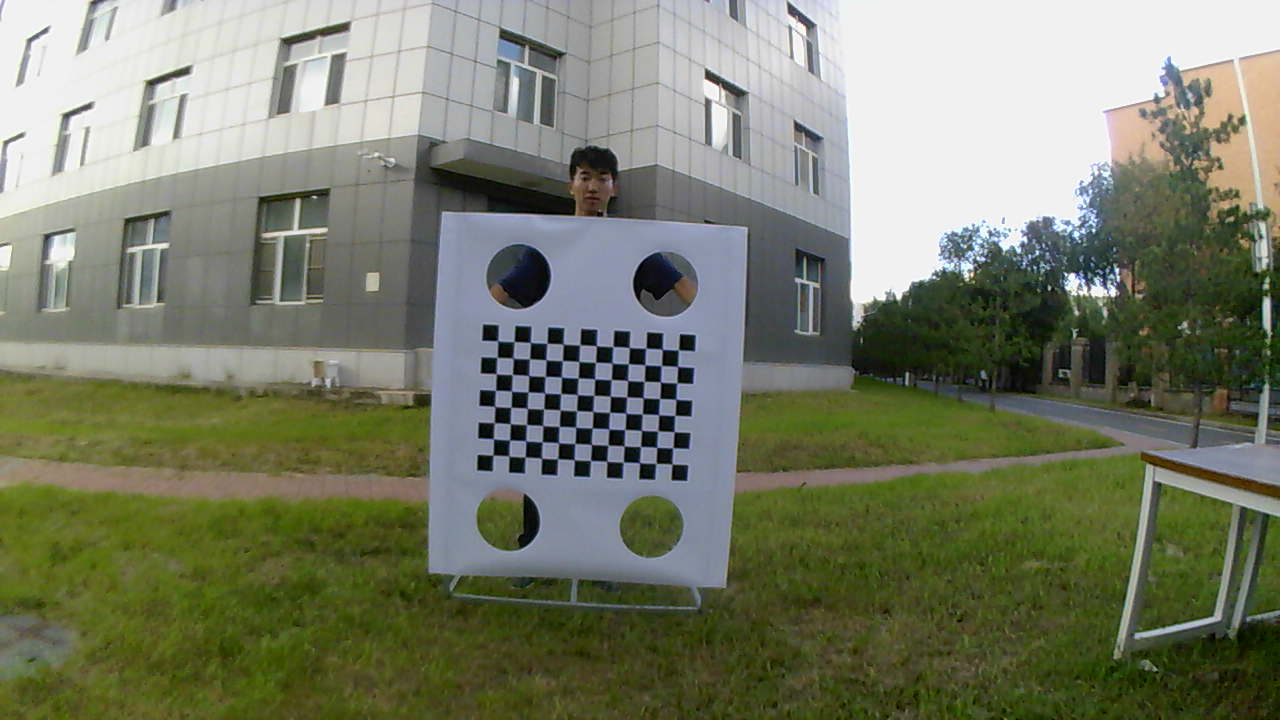
#> input picture camera2camera/datasets_3/camera1/01.jpg, 1280 x 720 px; its folder holds 5 pictures in this run
$ python joint_camera_calibration_tmp.py   (older library calls are emulated)
#> lines starting #> are read from the running program, lines starting #| are printed output that depends on the picture; after the words box and inside, x2 and y2 are one past the last pixel; in counts of white or black regions, pixels touching at a corner belong together
import numpy as np
import cv2
import glob
import math

# termination criteria
criteria = (cv2.TERM_CRITERIA_EPS + cv2.TERM_CRITERIA_MAX_ITER, 30, 0.001)
# size of borad
# board_size = (7, 6)
board_size = (12, 8)
# board_size = (8, 6)
h, w = board_size
numer_of_conners = h*w

# [4 lines of commented-out code are left out]
camera1_calibration_images_path = 'datasets_3/camera1/*.jpg'


# [4 lines of commented-out code are left out]
camera2_calibration_images_path = 'datasets_3/camera2/*.jpg'

# [9 lines of commented-out code are left out]

reproject_img_path = 'datasets_3/camera1/10.jpg' #  image of camera1 is the same time captured as camera2
camera2_img_path = 'datasets_3/camera2/10.jpg' #  image of camera2 is the same time captured as camera1

# prepare object points, like (0,0,0), (1,0,0), (2,0,0) ...,(6,5,0)...
objp = np.zeros((numer_of_conners,3), np.float32)
objp[:,:2] = np.mgrid[0:h,0:w].T.reshape(-1,2)


# Arrays to store object points and image points from all the images.
objpoints1 = [] # Camera1 3d point in real world space
imgpoints1 = [] # Camera1 2d points in image plane.
objpoints2 = [] # Camera2 3d point in real world space
imgpoints2 = [] # Camera2 2d points in image plane.


# Camera1 calibration
images1 = glob.glob(camera1_calibration_images_path)
print(images1)
# print(len(images1))
for fname in images1:
    img = cv2.imread(fname)
#> img is the input picture: shape (720, 1280, 3); mean B, G, R 104.7, 125.1, 120.5
    gray = cv2.cvtColor(img,cv2.COLOR_BGR2GRAY)
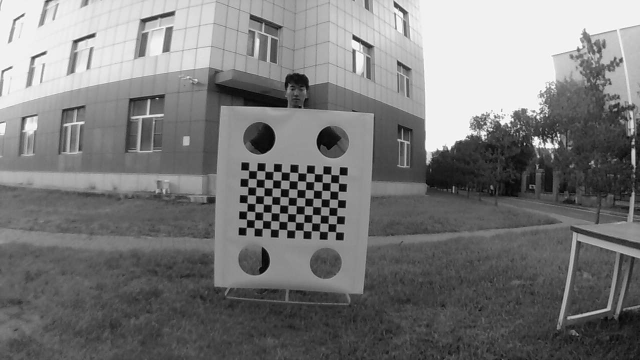
#> gray: shape (720, 1280) (shown at 1/2 size); min 0, max 255, mean 121.4

    # Find the chess board corners
    ret, corners = cv2.findChessboardCorners(gray, (h,w),None)
#> ret = True; corners = 96 rows, first 8: [497.5, 340.3], [514.2, 341.5], [530.3, 342.3], [547, 343.4], [563.2, 344.3], [580, 344.7], [596.3, 345.6], [613, 346.7]

    # If found, add object points, image points (after refining them)
    if ret == True:
        objpoints1.append(objp)

        corners2 = cv2.cornerSubPix(gray,corners,(11,11),(-1,-1),criteria)
#> corners2 = 96 rows, first 8: [497.8, 340.9], [514.1, 341.6], [530.4, 342.5], [547, 343.3], [563.2, 344.1], [579.8, 344.8], [596.5, 345.7], [612.8, 346.6]
        imgpoints1.append(corners2)

        # Draw and display the corners
        img = cv2.drawChessboardCorners(img, (h,w), corners2,ret)
#> img: shape (720, 1280, 3); 1.58% of pixels changed, all inside (x1, y1, x2, y2) = (487, 335, 685, 471)
        cv2.imshow("img",img)
        cv2.waitKey(0)


ret1, mtx1, dist1, rvecs1, tvecs1 = cv2.calibrateCamera(objpoints1, imgpoints1, gray.shape[::-1],None,None)


# Camera2 calibration
images2 = glob.glob(camera2_calibration_images_path)
print(images2)
for fname in images2:
    img = cv2.imread(fname)
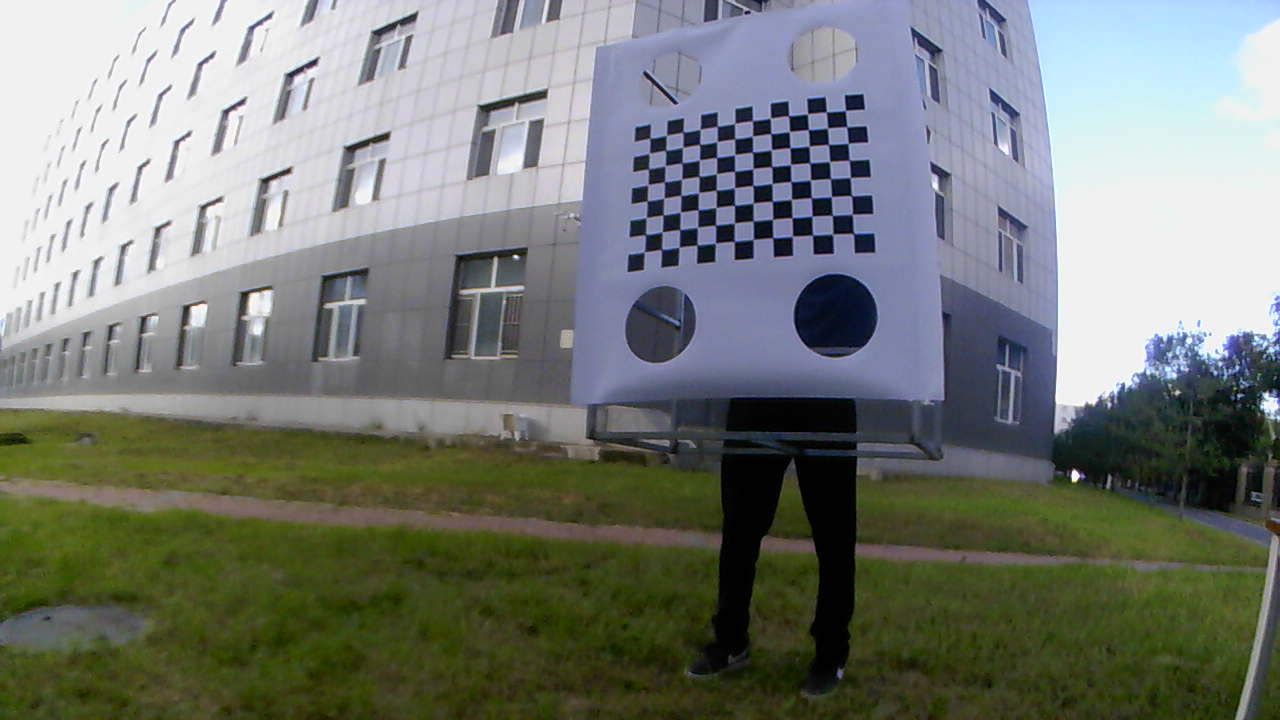
#> input picture camera2camera/datasets_3/camera2/10.jpg, 1280 x 720 px
#> img is the input picture: shape (720, 1280, 3); mean B, G, R 117, 123.3, 118.5
    gray = cv2.cvtColor(img,cv2.COLOR_BGR2GRAY)

    # Find the chess board corners
    ret, corners = cv2.findChessboardCorners(gray, (h,w),None)

    # If found, add object points, image points (after refining them)
    if ret == True:

        objpoints2.append(objp)
        corners2 = cv2.cornerSubPix(gray,corners,(11,11),(-1,-1),criteria)
        imgpoints2.append(corners2)

        # Draw and display the corners
        img = cv2.drawChessboardCorners(img, (h,w), corners2,ret)
#> img: shape (720, 1280, 3); 1.65% of pixels changed, all inside (x1, y1, x2, y2) = (638, 105, 860, 259)
        cv2.imshow("img",img)
        cv2.waitKey(10)

ret2, mtx2, dist2, rvecs2, tvecs2 = cv2.calibrateCamera(objpoints2, imgpoints2, gray.shape[::-1],None,None)
# print(rvecs2)
# print(tvecs2)


# camera2 board world points
camera2_objp = objp
# [7 lines of commented-out code are left out]

index1 = -1 # seek camera1 image's order in images1
index2 = -1 # seek camera2 image's order in images2, and camera2 image is the same time captured as camera1 image

# seek the index of index1 of images1
for i in range(len(images1)):
    if images1[i] == reproject_img_path:
        index1 = i
        break
print("index1:", index1)
# seek the index of index2 of images2
for i in range(len(images2)):
    if images2[i] == camera2_img_path:
        index2 = i
        break
print("index2:", index2)

#get camera2_to_board R
camera2_R ,_ = cv2.Rodrigues(rvecs2[index2])
#world points reject to camera2 corrdinate axis
camera2_camera_coordinate_points = camera2_R.dot(camera2_objp.T) + tvecs2[index2]
camera2_camera_coordinate_points = camera2_camera_coordinate_points.T
# print(camera2_R.shape)
# print(camera2_objp.shape)
# print(camera2_camera_coordinate_points)

# Function to draw the axis
# Draw axis function can also be used.
# [6 lines left out: function drawline, not called in this run]
def drawpoints(img, corners, imgpts):
    imgpts = imgpts.astype(np.int)
    corners = corners.astype(np.int)
    for i in range(numer_of_conners):
        img = cv2.circle(img, imgpts[i].ravel(), 2, (255, 255, 0), 2) # camera2
        img = cv2.circle(img, corners[i].ravel(), 1, (0, 0, 255), 2) # camera1
    return img

# axis = np.float32([[3,0,0], [1,3,0], [0,0,-3]]).reshape(-1,3)
# axis = np.float32([[2,0,0], [1,1,0], [1,0,-1]]).reshape(-1,3)
axis = objp
#axis1:camera1 world points
axis1 = axis.T
#axis2:camera2 corrdinate axis points
axis2 = camera2_R.dot(axis.T) + tvecs2[index2]

camera2_to_camera1_R = np.zeros((3,3))
rvecs = np.zeros((3,1))
tvecs = np.zeros((3,1))


# calibrate camera1 and camera2
for fname in glob.glob(reproject_img_path):

    img = cv2.imread(fname)
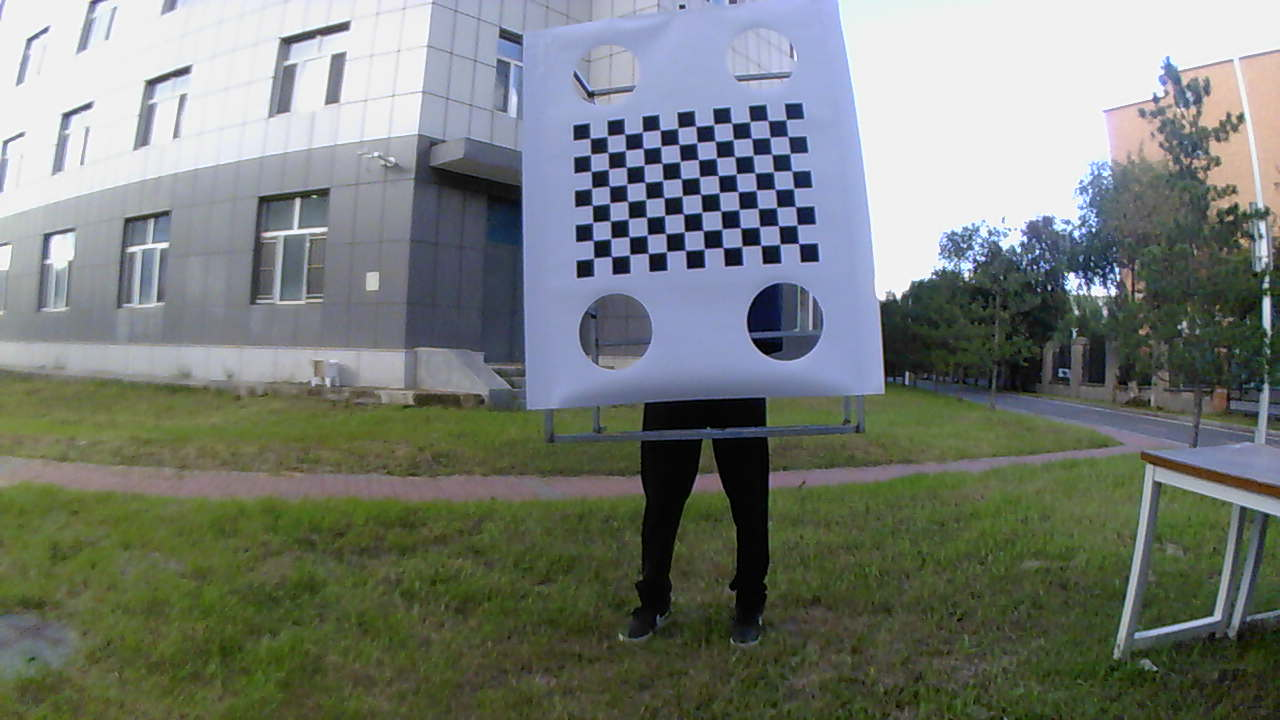
#> input picture camera2camera/datasets_3/camera1/10.jpg, 1280 x 720 px
#> img is the input picture: shape (720, 1280, 3); mean B, G, R 117.4, 123.9, 118
    gray = cv2.cvtColor(img, cv2.COLOR_BGR2GRAY)
    ret, corners = cv2.findChessboardCorners(gray, (h,w),None)

    if ret == True:
        corners_pnp = cv2.cornerSubPix(gray, corners, (11,11),(-1,-1), criteria)
        # global camera2_to_camera1_R
        # global rvecs
        # global tvecs
        # Find the rotation and translation vectors.
        _, rvecs, tvecs, inliers = cv2.solvePnPRansac(camera2_camera_coordinate_points, corners_pnp, mtx1, dist1)
        # get R of camera2 to camera1
        camera2_to_camera1_R ,_ = cv2.Rodrigues(rvecs)
        print("R:")
        print(camera2_to_camera1_R)
        print("T")
        print(tvecs)

        # print(camera2_to_camera1_R)
        # project 3D points to image plane
        # imgpts, jac = cv2.projectPoints(axis, rvecs, tvecs, mtx1, dist1)

        # project to camera1 corrdinate axis
        imgpts, jac = cv2.projectPoints(camera2_camera_coordinate_points, rvecs, tvecs, mtx1, dist1)
        # imgpts.astype(int)
        print("board_to_camera1 pixel coordiante axis points :")
        print(corners_pnp)
        print("camera2_to_camera1 pixel coordiante axis points :")
        print(imgpts)
        # [6 lines of commented-out code are left out]
        reproject_error = 0
        for i in range(corners_pnp.shape[0]):
            reproject_error = reproject_error + math.sqrt(np.sum((corners_pnp[i][0]-imgpts[i][0])*(corners_pnp[i][0]-imgpts[i][0])))

        # calculate the points of camera1 corrdinate axis
        camera1_R ,_ = cv2.Rodrigues(rvecs1[index1])
        camera1_camera_coordinate_points = camera1_R.dot(axis1) + tvecs1[index1]
        camera2_to_camera1_coordinate_points = camera2_to_camera1_R.dot(axis2) + tvecs

        camera1_camera_coordinate_points_standard = camera1_camera_coordinate_points.T
        camera2_to_camera1_coordinate_points_standard = camera2_to_camera1_coordinate_points.T

        print("No standard camera coordinate :")
        print("board to camera1 coordinate axis points")
        print(camera1_camera_coordinate_points.T)
        print("board to camera2 to camera1 coordinate axis points")
        print(camera2_to_camera1_coordinate_points.T)

        # error of theta and error of sub
        error_theta = np.zeros((numer_of_conners,1),dtype=np.float64)
        error_distance = np.zeros((numer_of_conners,1))
        error_sub = 0

        # standardization
        for i in range(numer_of_conners):
            camera1_camera_coordinate_points_standard[i][0] = camera1_camera_coordinate_points_standard[i][0] / camera1_camera_coordinate_points_standard[i][2]
            camera1_camera_coordinate_points_standard[i][1] = camera1_camera_coordinate_points_standard[i][1] / camera1_camera_coordinate_points_standard[i][2]
            camera1_camera_coordinate_points_standard[i][2] = 1
            camera2_to_camera1_coordinate_points_standard[i][0] = camera2_to_camera1_coordinate_points_standard[i][0] / camera2_to_camera1_coordinate_points_standard[i][2]
            camera2_to_camera1_coordinate_points_standard[i][1] = camera2_to_camera1_coordinate_points_standard[i][1] / camera2_to_camera1_coordinate_points_standard[i][2]
            camera2_to_camera1_coordinate_points_standard[i][2] = 1
            error_sub = error_sub + max(camera1_camera_coordinate_points_standard[i][0]/camera2_to_camera1_coordinate_points_standard[i][0], camera2_to_camera1_coordinate_points_standard[i][0]/camera1_camera_coordinate_points_standard[i][0])
            error_sub = error_sub + max(camera1_camera_coordinate_points_standard[i][1]/camera2_to_camera1_coordinate_points_standard[i][1], camera2_to_camera1_coordinate_points_standard[i][1]/camera1_camera_coordinate_points_standard[i][1])

        print("Standard camera corrdinate :")
        print("board to camera1 pixel coordinate axis points")
        print(camera1_camera_coordinate_points_standard)
        print("board to camera2 to camera1 pixel coordinate axis points")
        print(camera2_to_camera1_coordinate_points_standard)

        # calculate the  error of theta
        for i in range(numer_of_conners):
            a = np.array([camera1_camera_coordinate_points_standard[i][0], camera1_camera_coordinate_points_standard[i][1]], dtype=float)
            b = np.array([camera2_to_camera1_coordinate_points_standard[i][0], camera2_to_camera1_coordinate_points_standard[i][1]], dtype=float)
            cos_ = np.dot(a,b)/a.dot(b.T)
            sin_ = np.cross(a,b)/a.dot(b.T)
            arctan2_ = np.arctan2(sin_, cos_)
            error_theta[i][0] = abs(arctan2_*180/np.pi)

        print("reproject_error:")
        print(reproject_error/numer_of_conners)
        print("error_theta:")
        print(error_theta)
        print("error_sub:")
        print(error_sub/numer_of_conners)

        img = drawpoints(img, corners_pnp, imgpts)
#> after the loop in drawpoints, `for i in range(numer_of_conners):`:
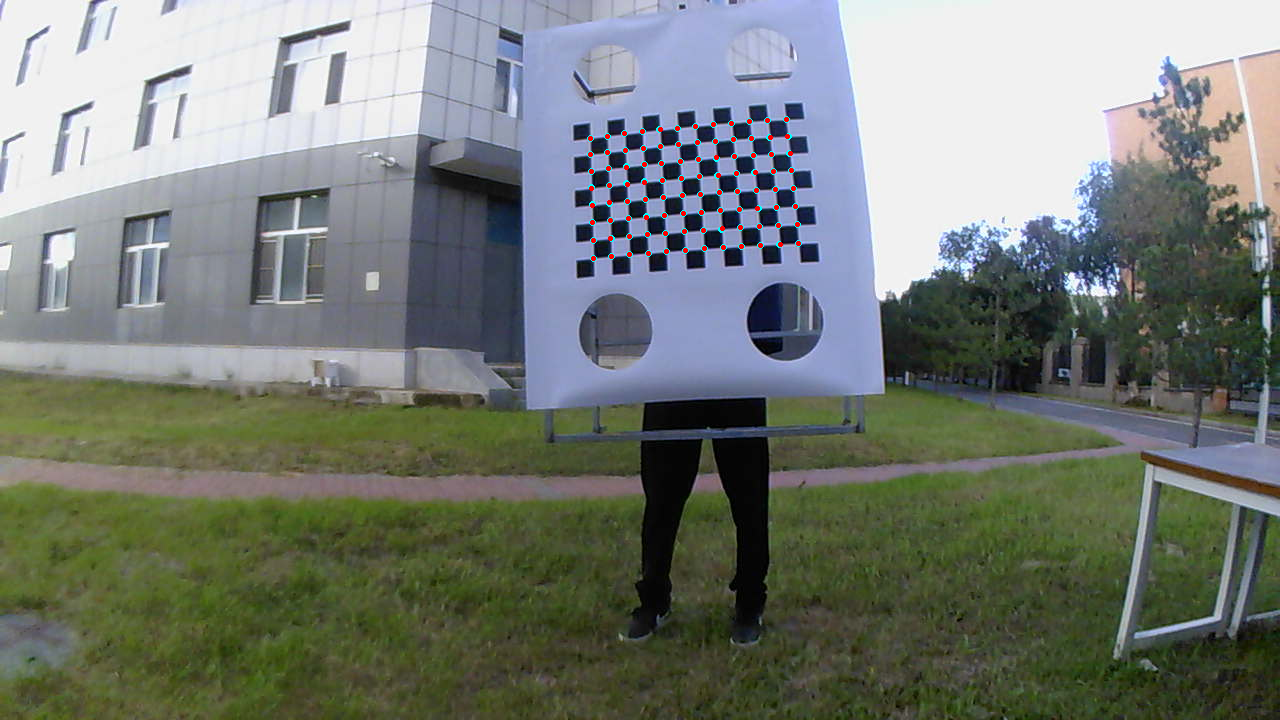
#> img: shape (720, 1280, 3); mean B, G, R 117.3, 123.9, 118.2
        cv2.imshow("img", img)
        cv2.waitKey(10)

picture_reproject = np.zeros((len(images1), 1))
picture_theta = np.zeros((len(images1), 1))
picture_distance = np.zeros((len(images1), 1))
picture_sub = np.zeros((len(images1), 1))


for index in range(len(images1)):
    img = cv2.imread(images1[index])
    gray = cv2.cvtColor(img, cv2.COLOR_BGR2GRAY)
    ret, corners = cv2.findChessboardCorners(gray, (h,w),None)
    if ret == True:
        corners_pnp = cv2.cornerSubPix(gray, corners, (11,11),(-1,-1), criteria)
        camera2_R ,_ = cv2.Rodrigues(rvecs2[index])
        print(camera2_R)
        # world points reject to camera2 corrdinate axis
        tmp_camera2_camera_coordinate_points = camera2_R.dot(objp.T) + tvecs2[index]
        tmp_camera2_camera_coordinate_points = tmp_camera2_camera_coordinate_points.T
        tmp_imgpts, jac = cv2.projectPoints(tmp_camera2_camera_coordinate_points, rvecs, tvecs, mtx1, dist1)

        # calculate the points of camera1 corrdinate axis
        camera1_R ,_ = cv2.Rodrigues(rvecs1[index])
        tmp_camera1_camera_coordinate_points = camera1_R.dot(objp.T) + tvecs1[index]
        tmp_camera2_to_camera1_coordinate_points = camera2_to_camera1_R.dot(tmp_camera2_camera_coordinate_points.T) + tvecs
        tmp_camera1_camera_coordinate_points_standard = tmp_camera1_camera_coordinate_points.T
        tmp_camera2_to_camera1_coordinate_points_standard = tmp_camera2_to_camera1_coordinate_points.T

        # print(tmp_camera2_camera_coordinate_points.shape)
        # print(tmp_imgpts)

        reproject_error = 0
        error_conner_pixel = np.zeros((numer_of_conners, 1))
        for i in range(corners_pnp.shape[0]):
            reproject_error = reproject_error + math.sqrt(np.sum((corners_pnp[i][0]-tmp_imgpts[i][0])*(corners_pnp[i][0]-tmp_imgpts[i][0])))
            error_conner_pixel[i][0] = math.sqrt(np.sum((corners_pnp[i][0]-tmp_imgpts[i][0])*(corners_pnp[i][0]-tmp_imgpts[i][0])))


        # [7 lines of commented-out code are left out]
        error_theta = np.zeros((numer_of_conners,1),dtype=np.float64)
        error_sub = 0

        # [18 lines of commented-out code are left out]
        sum_theta = 0.0
        for i in range(numer_of_conners):
            a = np.array([tmp_camera1_camera_coordinate_points_standard[i][0], tmp_camera1_camera_coordinate_points_standard[i][1], tmp_camera1_camera_coordinate_points_standard[i][2]],dtype=np.float64)
            b = np.array([tmp_camera2_to_camera1_coordinate_points_standard[i][0], tmp_camera2_to_camera1_coordinate_points_standard[i][1], tmp_camera2_to_camera1_coordinate_points_standard[i][2]],dtype=np.float64)
            if (index+1) is 6:
                print("a:\n", a)
                print("b:\n", b)
            cos_ = a.dot(b)/(np.sqrt(a.dot(a))*np.sqrt(b.dot(b)))

            #remove float error! for example cos_ = 1.000000000002
            cos_ = min(1, cos_)

            arccos_ = np.arccos(cos_)
            if (index+1) is 6:
                print(cos_)
                print(arccos_)
            # cos_ = np.dot(a,b)/a.dot(b.T)
            # sin_ = np.cross(a,b)/a.dot(b.T)
            # arctan2_ = np.arctan2(sin_, cos_)
            error_theta[i][0] = abs(arccos_*180/np.pi)
            sum_theta = sum_theta + error_theta[i]


        sum_distance = 0.0
        for i in range(numer_of_conners):
            a = np.array([tmp_camera1_camera_coordinate_points_standard[i][0], tmp_camera1_camera_coordinate_points_standard[i][1], tmp_camera1_camera_coordinate_points_standard[i][2]], dtype=float)
            b = np.array([tmp_camera2_to_camera1_coordinate_points_standard[i][0], tmp_camera2_to_camera1_coordinate_points_standard[i][1], tmp_camera2_to_camera1_coordinate_points_standard[i][2]], dtype=float)
            error_distance[i][0] = np.sqrt(np.sum((a-b)*(a-b)))
            sum_distance = sum_distance + error_distance[i]

        # [17 lines of commented-out code are left out]
#> (the run stopped early here; a loop or call above may not have finished)
